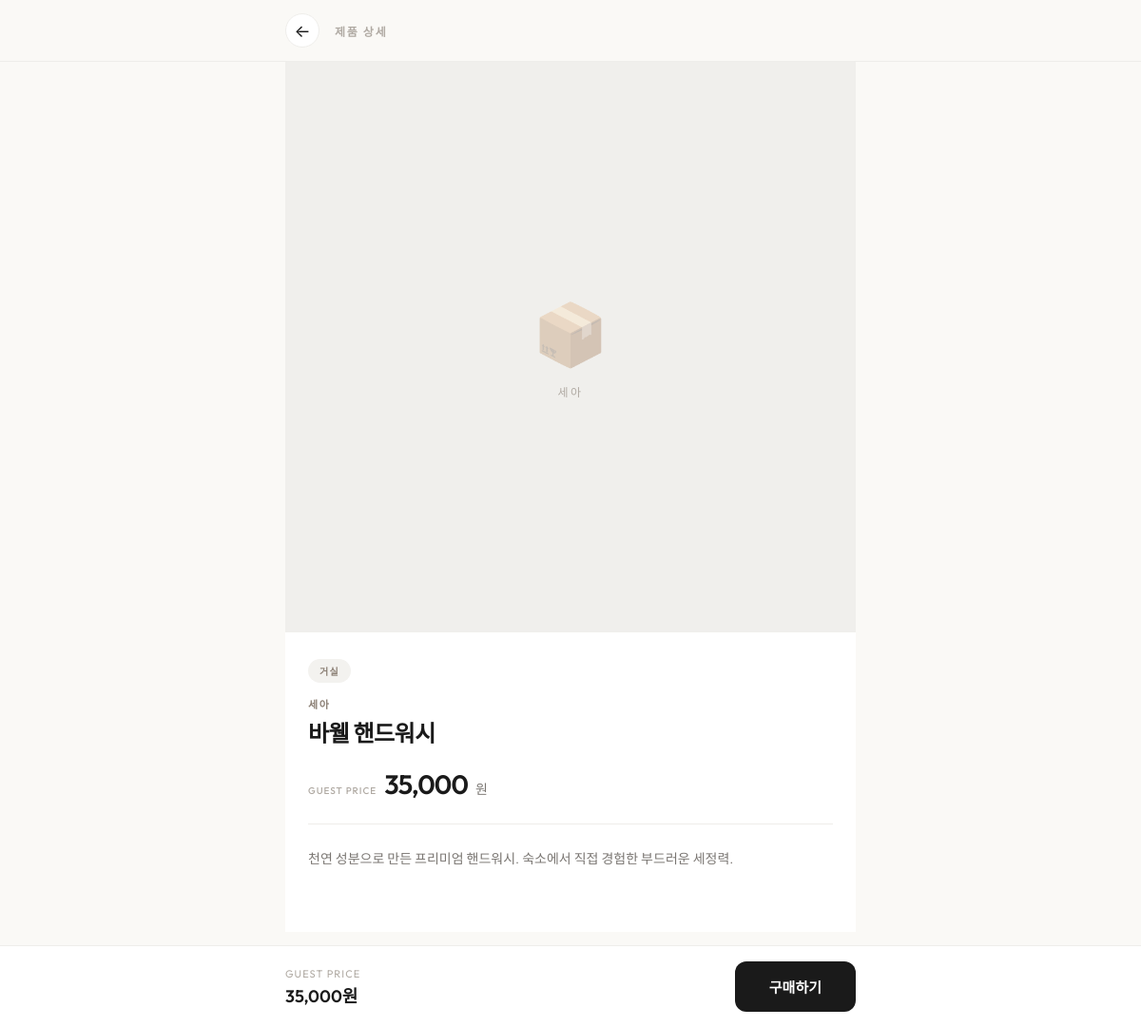
/shop/c91965f9-392/product/1, run on the app's committed database.
### tables this page shows
CREATE TABLE products (
            id INTEGER PRIMARY KEY AUTOINCREMENT,
            brand_name TEXT, product_name TEXT, price INTEGER,
            qr_code_id TEXT UNIQUE, owner_id INTEGER,
            room_category TEXT DEFAULT 'living_room',
            description TEXT, image_url TEXT,
            created_at TIMESTAMP DEFAULT CURRENT_TIMESTAMP
        , original_price INTEGER DEFAULT 0);

### checkout_server.py (the view)
@app.get("/shop/{qr_code_id}/product/{product_id}", response_class=HTMLResponse)
async def product_detail(request: Request, qr_code_id: str, product_id: int):
    conn = get_db_connection()
    product = _fetch_one(
        conn,
        "SELECT * FROM products WHERE id = %s",
        "SELECT * FROM products WHERE id = ?",
        (product_id,)
    )
    if not product:
        conn.close()
        return HTMLResponse(
            content="<html><body style='font-family:Outfit,sans-serif;text-align:center;padding-top:20%;background:#FAF9F6'>"
                    "<h2 style='font-weight:300'>제품을 찾을 수 없습니다</h2></body></html>",
            status_code=404
        )
    cross_sell_products = _fetch_all(
        conn,
        "SELECT p.*, h.name as host_name FROM products p JOIN hosts h ON p.owner_id = h.id WHERE p.owner_id != %s ORDER BY RANDOM() LIMIT 4",
        "SELECT p.*, h.name as host_name FROM products p JOIN hosts h ON p.owner_id = h.id WHERE p.owner_id != ? ORDER BY RANDOM() LIMIT 4",
        (product['owner_id'],)
    )
    conn.close()
    return templates.TemplateResponse(
        request=request,
        name="product_detail.html",
        context={
            "product": product,
            "qr_code_id": qr_code_id,
            "room_label": ROOM_CATEGORIES.get(product.get('room_category', ''), ''),
            "cross_sell_products": cross_sell_products,
        }
    )

### templates/product_detail.html (shortened to what this page needs)
<!DOCTYPE html>
<html lang="ko">
<head>
</head>
<body>
    <nav class="detail-nav">
        <div class="detail-nav-inner">
            <a href="/shop/{{ qr_code_id }}" class="back-btn" id="back-button">←</a>
            <span class="nav-title">제품 상세</span>
        </div>
    </nav>
    <section class="product-image-section slide-up">
        <div class="product-image-wrap">
            {% if product.image_url %}
                <img alt="{{ product.product_name }}">
            {% else %}
                <div class="product-image-placeholder">
                    <div class="ph-icon">📦</div>
                    <span class="ph-text">{{ product.brand_name }}</span>
                </div>
            {% endif %}
        </div>
    </section>
    <section class="product-details slide-up delay-1">
        {% if room_label %}
        <span class="product-badge">{{ room_label }}</span>
        {% endif %}
        <div class="brand-name">{{ product.brand_name }}</div>
        <h1 class="product-name">{{ product.product_name }}</h1>
        <div class="price-row">
            <span class="price-label">Guest Price</span>
            <span class="price-value">{{ "{:,}".format(product.price) }}</span>
            <span class="price-unit">원</span>
        </div>
        {% if product.description %}
        <div class="product-description">
            {{ product.description }}
        </div>
        {% endif %}
    </section>
    <div class="sticky-bottom-bar slide-up delay-3">
        <div class="sticky-bottom-inner">
            <div class="sticky-price-info">
                <span class="sticky-label">Guest Price</span>
                <span class="sticky-price">{{ "{:,}".format(product.price) }}원</span>
            </div>
            <a href="/shop/{{ qr_code_id }}/order/{{ product.id }}" class="sticky-buy-btn">
                구매하기
            </a>
        </div>
    </div>
</body>
</html>

### templates/product_detail.html (style rules this page uses)
*, *::before, *::after { box-sizing: border-box; margin: 0; padding: 0; }
:root { --bg: #FAF9F6; --bg-card: #FFFFFF; --text-primary: #1A1A1A; --text-secondary: #7A7672; --text-muted: #B0AAA3; --accent: #B0A295; --accent-dark: #8A7E73; --border: #EEEDEA; --radius: 16px; }
body { font-family: 'Outfit', -apple-system, sans-serif; background: var(--bg); color: var(--text-primary); -webkit-font-smoothing: antialiased; min-height: 100vh; }
.detail-nav { position: sticky; top: 0; z-index: 100; background: rgba(250, 249, 246, 0.92); backdrop-filter: blur(20px); -webkit-backdrop-filter: blur(20px); border-bottom: 1px solid var(--border); padding: 14px 20px; }
.detail-nav-inner { max-width: 600px; margin: 0 auto; display: flex; align-items: center; gap: 16px; }
.back-btn { display: flex; align-items: center; justify-content: center; width: 36px; height: 36px; border-radius: 50%; background: var(--bg-card); border: 1px solid var(--border); text-decoration: none; color: var(--text-primary); font-size: 18px; transition: all 0.3s; flex-shrink: 0; }
.nav-title { font-size: 12px; font-weight: 600; letter-spacing: 0.15em; text-transform: uppercase; color: var(--text-muted); }
.product-image-section { max-width: 600px; margin: 0 auto; }
.product-image-wrap { position: relative; width: 100%; padding-top: 100%; background: #F0EFEC; overflow: hidden; }
.product-image-placeholder { position: absolute; top: 0; left: 0; width: 100%; height: 100%; display: flex; align-items: center; justify-content: center; flex-direction: column; gap: 12px; color: var(--text-muted); }
.product-image-placeholder .ph-icon { font-size: 64px; opacity: 0.3; }
.product-image-placeholder .ph-text { font-size: 12px; letter-spacing: 0.2em; text-transform: uppercase; font-weight: 500; }
.product-details { max-width: 600px; margin: 0 auto; padding: 28px 24px 32px; background: var(--bg-card); border-top: 0; position: relative; }
.product-badge { display: inline-block; padding: 5px 12px; background: #F3F2EF; border-radius: 100px; font-size: 10px; font-weight: 600; color: var(--accent-dark); letter-spacing: 0.12em; text-transform: uppercase; margin-bottom: 14px; }
.product-details .brand-name { font-size: 11px; font-weight: 600; color: var(--accent-dark); letter-spacing: 0.15em; text-transform: uppercase; margin-bottom: 8px; }
.product-details .product-name { font-size: 24px; font-weight: 600; letter-spacing: -0.02em; line-height: 1.3; margin-bottom: 20px; }
.price-row { display: flex; align-items: baseline; gap: 8px; margin-bottom: 24px; padding-bottom: 24px; border-bottom: 1px solid var(--border); flex-wrap: wrap; }
.price-label { font-size: 10px; font-weight: 500; color: var(--text-muted); letter-spacing: 0.1em; text-transform: uppercase; }
.price-value { font-size: 28px; font-weight: 600; letter-spacing: -0.03em; }
.price-unit { font-size: 14px; font-weight: 400; color: var(--text-secondary); }
.product-description { font-size: 14px; line-height: 1.8; color: var(--text-secondary); font-weight: 300; margin-bottom: 32px; word-break: keep-all; }
.sticky-bottom-bar { position: fixed; bottom: 0; left: 0; right: 0; background: rgba(255,255,255,0.95); backdrop-filter: blur(10px); border-top: 1px solid var(--border); padding: 16px 20px; padding-bottom: calc(16px + env(safe-area-inset-bottom)); display: flex; align-items: center; justify-content: space-between; z-index: 200; }
.sticky-bottom-inner { width: 100%; max-width: 600px; margin: 0 auto; display: flex; align-items: center; justify-content: space-between; gap: 16px; }
.sticky-price-info { display: flex; flex-direction: column; }
.sticky-label { font-size: 11px; color: var(--text-muted); text-transform: uppercase; letter-spacing: 0.1em; margin-bottom: 2px; }
.sticky-price { font-size: 18px; font-weight: 600; }
.sticky-buy-btn { background: var(--text-primary); color: white; padding: 16px 36px; border-radius: 12px; font-weight: 600; text-decoration: none; font-size: 15px; transition: 0.2s; }
body { padding-bottom: 100px; }
.slide-up { opacity: 0; transform: translateY(20px); animation: slideUp 0.5s ease forwards; }
.delay-1 { animation-delay: 0.1s; }
.delay-3 { animation-delay: 0.3s; }

### data on the page
products: brand_name "세아", product_name "바웰 핸드워시", price "35,000", description "천연 성분으로 만든 프리미엄 핸드워시. 숙소에서 직접 경험한 부드러운 세정력."

### other printed values
{{ room_label }} "거실"
